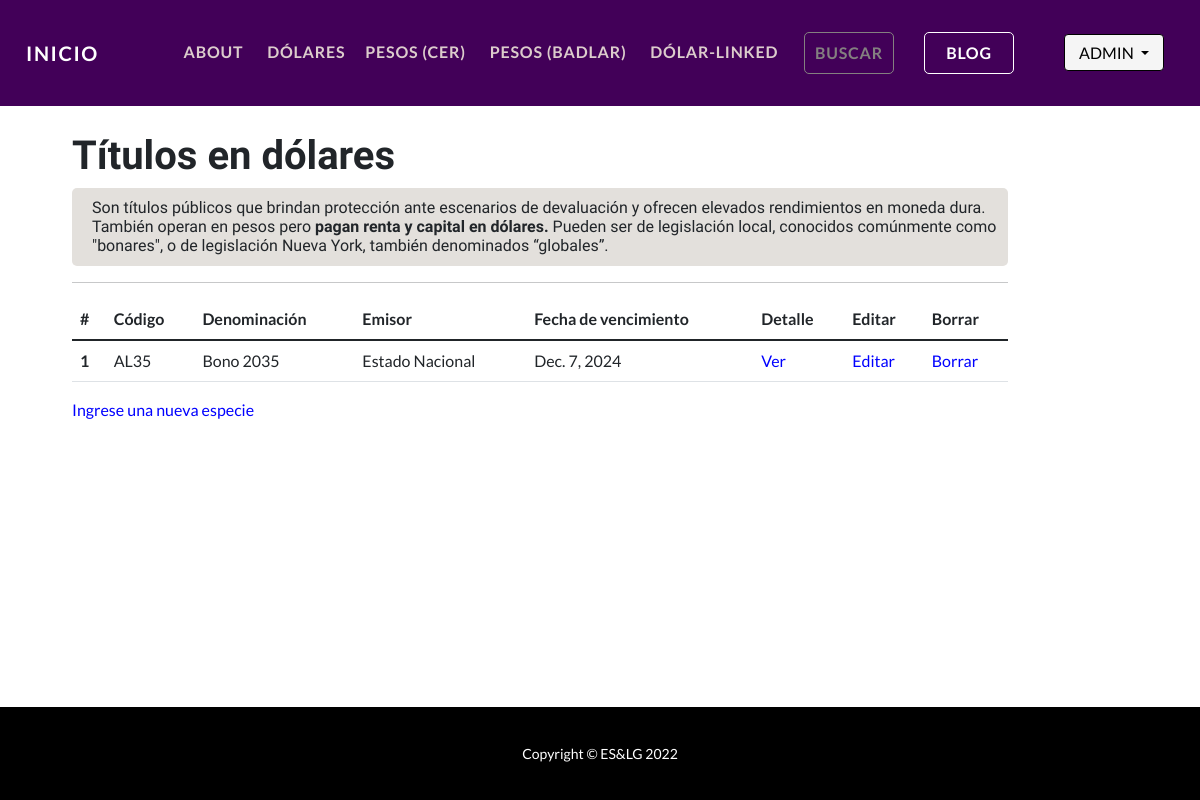
The page /AppBonos/dolares/ (signed in) on the database as committed earlier.
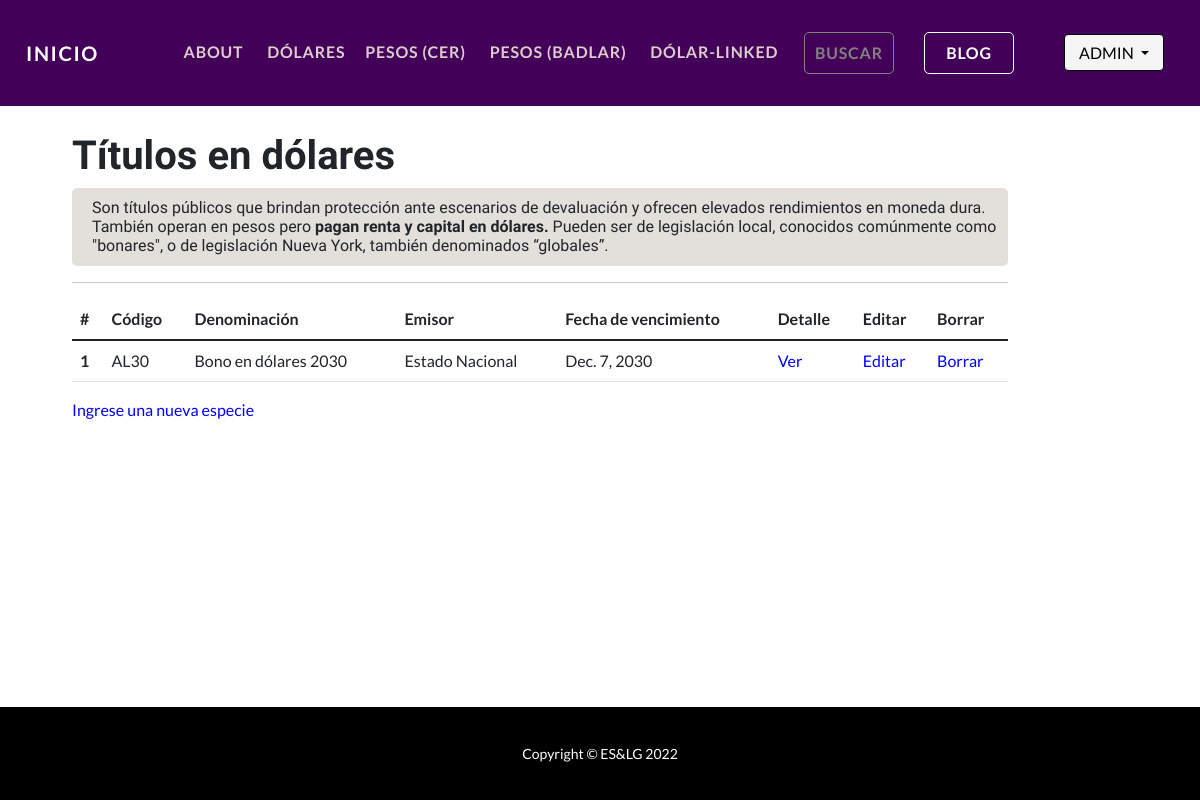
The same page on the database as committed later.
### AppBonos/models.py (models this page shows, shortened)
class Dolar(models.Model):
    codigo = models.CharField(max_length=30)
    denominacion = models.CharField(max_length=100)
    emisor = models.CharField(max_length=30)
    fecha_emision = models.DateField(null=True)
    fecha_vencimiento = models.DateField(null=True)
    amortizacion = models.CharField(max_length=500)
    interes = models.CharField(max_length=500)
    ley = models.CharField(max_length=30)

### AppBonos/views.py (the view)
# urls.py: path("dolares/", dolares, name="dolares"),
@login_required
def dolares(request):
    dolares = Dolar.objects.all()
    contexto = {"dolares_encontrados": dolares}
    return render(request, "AppBonos/dolares.html", context=contexto)

### AppBonos/templates/AppBonos/dolares.html (shortened to what this page needs)
{% extends "AppBonos/base.html" %}
{% load static %}
{% block contenido %}
<div class="container" style="margin:11% 0 20% 5%; width: 80%;">
    <h2 style="font-weight: bold; font-size: 40px;">Títulos en dólares</h2>
    <div style="background-color:rgb(227, 224, 220); border-radius: 5px; padding: 10px; text-align:start;">
        <h3 style="font-weight: normal; font-size: 16px; padding-left: 10px; margin-bottom: 0;">Son títulos públicos
            que brindan protección ante escenarios de devaluación y ofrecen elevados rendimientos en moneda dura.
            También operan en pesos pero <strong>pagan renta y capital en dólares. </strong>Pueden ser de legislación local, conocidos comúnmente como "bonares", o de legislación Nueva York, también denominados “globales”.</h3>
    </div>
    <hr>
    {% if dolares_encontrados %}
    <table class="table table-hover">
        <thead>
            <tr>
                <th scope="col">#</th>
                <th scope="col">Código</th>
                <th scope="col">Denominación</th>
                <th scope="col">Emisor</th>
                <th scope="col">Fecha de vencimiento</th>
                <th scope="col">Detalle</th>
                <th scope="col">Editar</th>
                <th scope="col">Borrar</th>
            </tr>
        </thead>
        <tbody>
            {% for dolares in dolares_encontrados %}
            <tr>
                <th scope="row">{{forloop.counter}}</th>
                <td>{{dolares.codigo}}</td>
                <td>{{dolares.denominacion}}</td>
                <td>{{dolares.emisor}}</td>
                <td>{{dolares.fecha_vencimiento}}</td>
                <td> <a href="{% url 'DolarDetail' dolares.id %}" style="text-decoration: none; color:blue">Ver</a>
                </td>
                <td> <a href="{% url 'DolarUpdate' dolares.id %}" style="text-decoration: none; color:blue">Editar</a>
                </td>
                <td> <a href="{% url 'DolarDelete' dolares.id %}" style="text-decoration: none; color:blue">Borrar</a>
                </td>
            </tr>
            {% endfor %}
        </tbody>
    </table>
    {% else %}
    <p>No se encontraron especies cargadas en la base de datos.</p>
    {% endif %}
    <p><a href="{% url 'form_dolares' %}" style="text-decoration: none; color:blue"> Ingrese una nueva especie</a>
    </p>
</div>
{% endblock %}

### AppBonos/templates/AppBonos/base.html (shortened to what this page needs)
<!DOCTYPE html>
<html lang="en">
<head>
    {% load static %}
    <link href="{% static 'AppBonos/css/styles.css' %}" rel="stylesheet" />
</head>
<body id="page-top">
    <nav class="navbar navbar-expand-lg navbar-dark navbar-custom fixed-top">
        <div class="container px-5">
            <a class="navbar-brand" href="{% url 'inicio' %}" style="margin-left: -20px;">Inicio</a>
            <div class="collapse navbar-collapse" id="navbarResponsive">
                <ul class="navbar-nav ms-auto">
                    <li class="nav-item"><a class="nav-link" href="{% url 'about' %}"
                            style="color: rgb(220, 204, 204);">About&nbsp&nbsp</a></li>
                    {% if user.is_authenticated %}
                    <li class="nav-item"><a class="nav-link" href="{% url 'dolares' %}"
                            style="color: rgb(220, 204, 204)">Dólares&nbsp</a></li>
                    <li class="nav-item"><a class="nav-link" href="{% url 'pesos' %}"
                            style="color: rgb(220, 204, 204)">Pesos (CER)&nbsp&nbsp</a></li>
                    <li class="nav-item"><a class="nav-link" href="{% url 'pesosbd' %}"
                            style="color: rgb(220, 204, 204)">Pesos (BADLAR)&nbsp&nbsp</a></li>
                    <li class="nav-item"><a class="nav-link" href="{% url 'pesosdl' %}"
                            style="color: rgb(220, 204, 204)">Dólar-Linked&nbsp&nbsp</a></li>
                    <li class="nav-item" style="margin-right: 10px; margin-left: 10px;"><a class="nav-link"
                            href="{% url 'busqueda' %}"
                            style="width: 90px; text-align: center; color: rgb(132, 128, 128); border-style:solid; border-radius: 5px; border-width: 1.5px;">Buscar</a>
                    </li>
                    <li class="nav-item" style="margin-right: 30px; margin-left: 20px;"><a class="nav-link"
                            href="{% url 'blog' %}"
                            style="width: 90px; text-align: center; color: white; background-color: none; border-color: white;border-style:solid; border-radius: 5px; border-width: 1.5px;">Blog</a>
                    </li>
                    <li class="nav-item log1"><a><img class="rounded-circle" src='{{ user.avatar.imagen.url }}'
                                style="max-width: 2em; max-height: 2.5em; margin-right: 10px; margin-top:2px;"></img></a>
                    </li>
                    <li class="nav-item log2">
                        <div class="dropdown" style="width: 100px;">
                            <button class="btn-login btn-primary dropdown-toggle"
                                style="width: 100px; height: 37px; margin-left: 10px; margin-top: -1px;" type="button"
                                data-toggle="dropdown">{{user.username.upper}}
                                </button>
                        </div>
                    </li>
                    {% else %}
                    <li class="nav-item"><a class="nav-link" href="{% url 'login' %}">&nbsp&nbspLog In</a>
                    </li>
                    <li class="nav-item"><a class="nav-link" style="margin-right: 0;"
                            href="{% url 'registro' %}">│&nbsp&nbsp&nbsp&nbsp Sign
                            Up</a></li>
                    {% endif %}
                </ul>
            </div>
        </div>
    </nav>
    {% block contenido %}{% endblock %}
    <footer class="bg-black">
        <div class="container px-5">
            <p class="m-0 text-center text-white small">Copyright &copy; ES&LG 2022</p>
        </div>
    </footer>
</body>
</html>

Rows that differ between the two databases and show on the page:
removed Dolar: codigo "AL35", denominacion "Bono 2035", emisor "Estado Nacional", fecha_vencimiento "Dec. 7, 2024"
added Dolar: codigo "AL30", denominacion "Bono en dólares 2030", emisor "Estado Nacional", fecha_vencimiento "Dec. 7, 2030"
